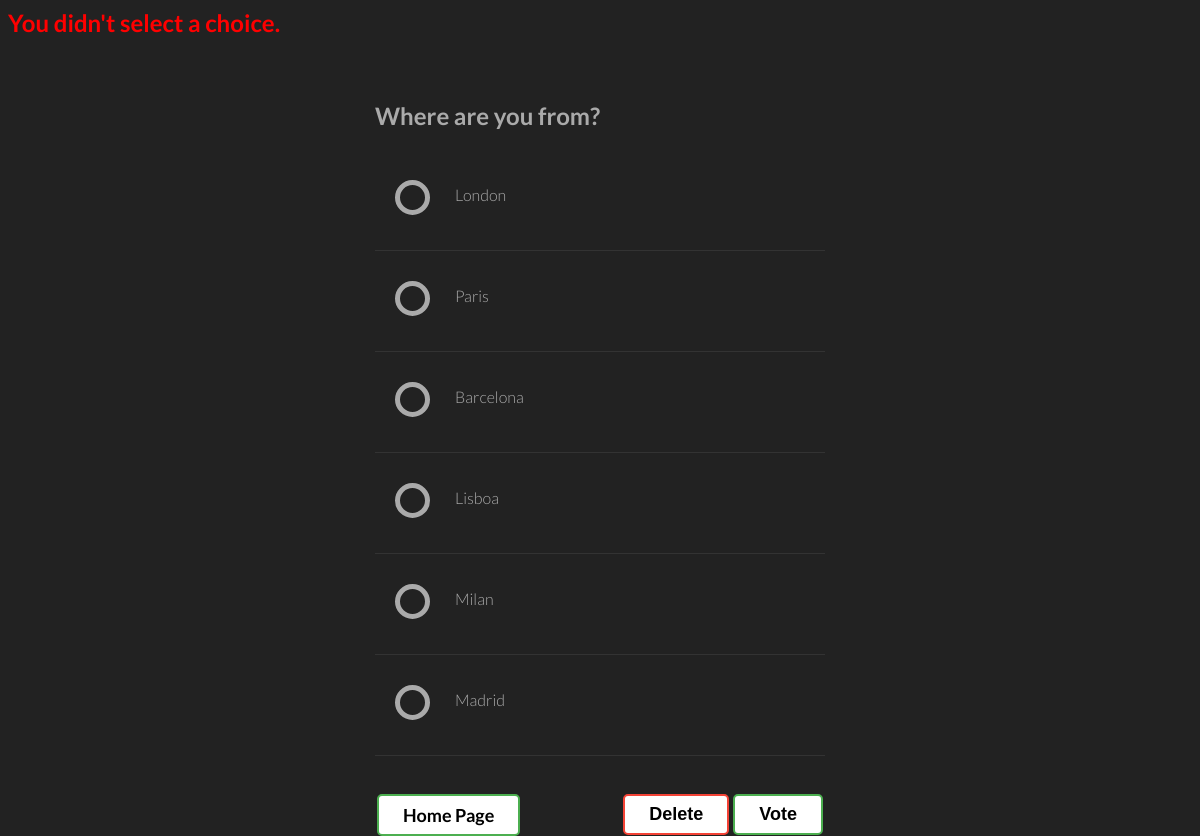
Page /5/vote/ on the committed database.
### polls/models.py (models this page shows, shortened)
class Question(models.Model):
    question_text = models.CharField(max_length=200)
    pub_date = models.DateTimeField("date published")

class Choice(models.Model):
    question = models.ForeignKey(Question, on_delete=models.CASCADE)
    choice_text = models.CharField(max_length=200)
    votes = models.IntegerField(default=0)

### polls/views.py (the view)
# urls.py: path("<int:question_id>/vote/", views.vote, name="vote"),
def vote(request, question_id):
    question = get_object_or_404(Question, pk=question_id)
    try:
        selected_choice = question.choice_set.get(pk=request.POST["choice"]) #  get the value from database
    except (KeyError, Choice.DoesNotExist):
        return render(request, "polls/detail.html",
            {
                "question": question,
                "error_message": "You didn't select a choice.",
            },
        )
    else:
        selected_choice.votes += 1
        selected_choice.save()
        return HttpResponseRedirect(reverse("polls:results", args=(question.id,)))

### polls/templates/polls/detail.html (shortened to what this page needs)
{% load static %}
<link rel="stylesheet" href="{% static 'polls/detail_style.css' %}">
<form action="{% url 'polls:vote' question.id %}" method="post">
    {% if error_message %}
    <p>
        <strong>{{ error_message }}</strong>
    </p>
    {% endif %}
    <div class="container">
        <h2> {{ question.question_text }} </h2>
        {% for choice in question.choice_set.all %}
            <ul>
                <li>
                    <label for="choice{{ forloop.counter }}">{{ choice.choice_text }}</label>
                    <div class="check"></div>
                </li>
            </ul>
        {% endfor %}
        <button type="submit" value="Vote" class="button button1">Vote</button>
        <a class="button button1" href="{% url 'polls:index' %}" style="float: left;">Home Page</a>
        <button class="button button3" style="float: right;"><a href="{% url 'polls:delete' question.id %}">Delete</a></button>
    </div>
</form>

### polls/static/polls/detail_style.css (style rules this page uses)
.container { display: block; position: relative; margin: 5px auto; height: auto; width: 450px; padding: 20px; }
.container ul { list-style: none; margin: 0; padding: 0; overflow: auto; }
ul li { color: #AAAAAA; display: block; position: relative; float: left; width: 100%; height: 100px; border-bottom: 1px solid #333; }
ul li label { display: block; position: relative; font-weight: 300; font-size: medium; padding: 25px 25px 25px 80px; margin: 10px auto; height: 30px; z-index: 9; cursor: pointer; -webkit-transition: all 0.25s linear; }
ul li .check { display: block; position: absolute; border: 5px solid #AAAAAA; border-radius: 100%; height: 25px; width: 25px; top: 30px; left: 20px; z-index: 5; transition: border .25s linear; -webkit-transition: border .25s linear; }
ul li .check::before { display: block; position: absolute; content: ''; border-radius: 100%; height: 15px; width: 15px; top: 5px; left: 5px; margin: auto; transition: background 0.25s linear; -webkit-transition: background 0.25s linear; }
h2 { color: #AAAAAA; }
p { font-size: x-large; color: red; }
.button { background-color: #4CAF50; border: none; color: white; padding: 8px 24px; text-align: center; text-decoration: none; display: inline-block; font-size: 18px; font-weight: bold; margin: 4px 2px; transition-duration: 0.6s; cursor: pointer; border-radius: 5px; margin-top: 1cm; float: right; }
.button1 { background-color: white; color: black; border: 2px solid #4CAF50; }
.button3 { background-color: white; color: black; border: 2px solid #f44336; }
a { text-decoration: none; color: black; }

### rows in the picture
Question: question_text "Where are you from?"
Choice: choice_text "London"
Choice: choice_text "Paris"
Choice: choice_text "Barcelona"
Choice: choice_text "Lisboa"
Choice: choice_text "Milan"
Choice: choice_text "Madrid"

### other values in the picture
{{ error_message }} "You didn't select a choice."
